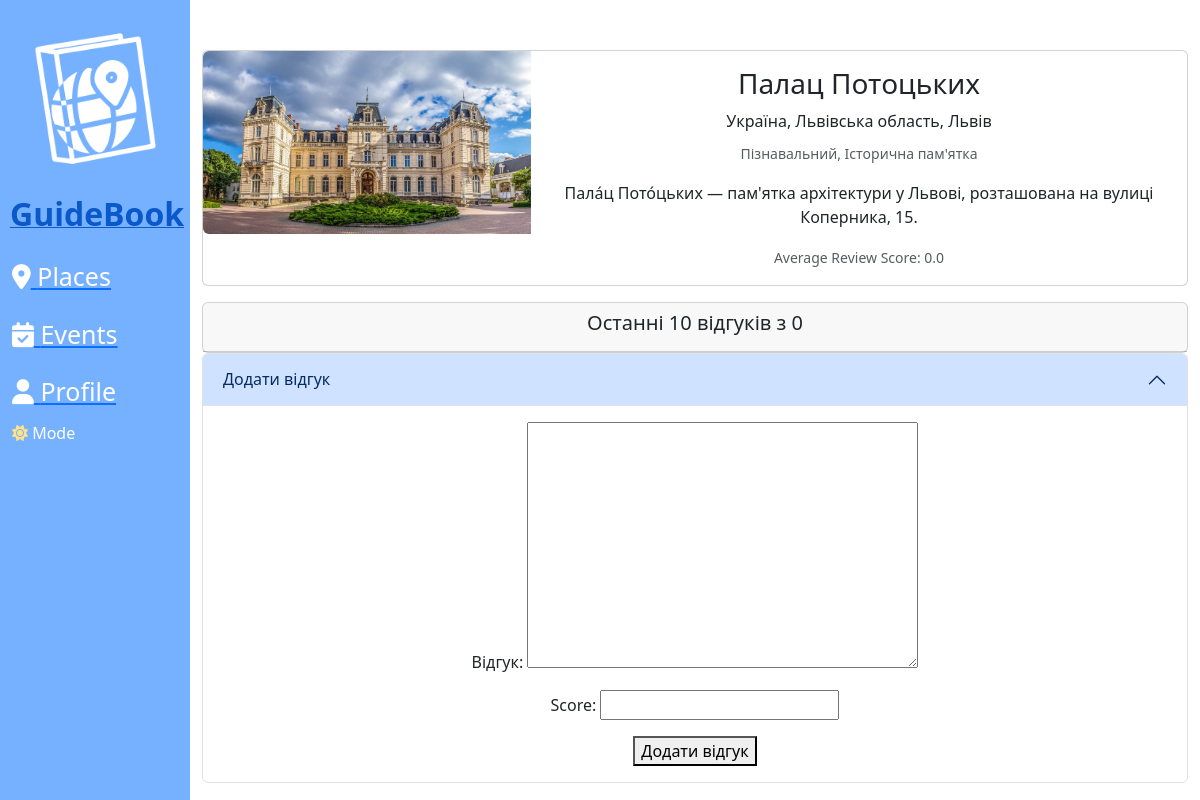
The page /places/4/ (signed in) on the database its author committed.
### main/models.py (models this page shows, shortened)
class Place(models.Model):
    name = models.CharField('Назва', max_length=255)
    kind = models.CharField('Вид', max_length=255)
    type = models.CharField('Тип', max_length=255)
    average_review_score = models.FloatField('Середня оцінка відгуків', default=0)
    description = models.TextField('Опис')
    country = models.CharField('Країна', max_length=255, default='Україна')
    region = models.CharField('Регіон, область', max_length=255, default='Львівська область')
    city = models.CharField('Місто, населений пункт', max_length=255, default='Львів')
    latitude = models.FloatField('Широта', default=0)
    longitude = models.FloatField('Довгота', default=0)
    total_reviews = models.IntegerField('Кількість відгуків', default=0)
    total_score = models.IntegerField('Загальна оцінка', default=0)
    image = models.ImageField(upload_to='images/place/', default='default.jpg')

### main/views.py (the view)
# urls.py: path('places/<int:place_id>/', views.place_detail, name='place-detail'),
def place_detail(request, place_id):
    place = Place.objects.get(id=place_id)
    form = ReviewForm(request.POST or None)
    latest_reviews = Review.objects.filter(place=place).order_by('-id')[:10]
    if request.method == 'POST' and form.is_valid():
        review = form.save(commit=False)
        review.place = place
        review.user = request.user  # Зберігаємо авторизованого користувача
        review.save()
        return redirect('place-detail', place_id=place_id)
    return render(request, 'main/place_detail.html', {'place': place, 'latest_reviews': latest_reviews, 'form': form})

### main/forms.py
class ReviewForm(forms.ModelForm):
    class Meta:
        model = Review
        fields = ['review', 'score']

### main/templates/main/place_detail.html (shortened to what this page needs)
{% extends 'main/layout.html' %}
{% block content %}
    <div class="content container-fluid">
        <div class="card mb-3" style="max-width: 100%;">
            <div class="row g-0">
                <div class="col-md-4">
                    <img src="{{ place.image.url }}" class="img-fluid rounded-start" alt="{{ place.name }} Image">
                </div>
                <div class="col-md-8">
                    <div class="card-body">
                        <h3 class="card-title">{{ place.name }}</h3>
                        <p style="font-weight: lighter;" class="card-title">{{ place.country }}, {{ place.region }}, {{ place.city }}</p>
                        <p class="card-text"><small class="text-body-secondary">{{place.kind}}, {{ place.type }}</small></p>
                        <p class="card-text">{{ place.description }}</p>
                        <p class="card-text"><small class="text-body-secondary">Average Review Score: {{ place.average_review_score }}</small></p>
                    </div>
                </div>
            </div>
        </div>
        <div class="card" style="max-width: 100%;">
            <div class="card-header">
                <h5>Останні 10 відгуків з {{place.total_reviews}}</h5>
            </div>
        </div>
        {% if user.is_authenticated %}
        <div class="accordion" id="accordionExample">
            <div class="accordion-item">
                <h2 class="accordion-header">
                <button class="accordion-button" type="button" data-bs-toggle="collapse" data-bs-target="#collapseOne" aria-expanded="true" aria-controls="collapseOne">
                    Додати відгук
                </button>
                </h2>
                <div id="collapseOne" class="accordion-collapse collapse show" data-bs-parent="#accordionExample">
                    <div class="accordion-body">
                        <form method="post" enctype="multipart/form-data">
                            {{ form.as_p }}
                            <button type="submit">Додати відгук</button>
                        </form>
                    </div>
                </div>
            </div>
        </div>
        {% endif %}
    </div>
{% endblock %}

### main/static/main/css/main.css (style rules this page uses)
body { transition: background-color 0.5s ease; background: rgb(255, 255, 255); }
body .content { margin-top: 50px; text-align: center; width: calc(100% - 190px); float: left; margin-left: 190px; }
body .card { height: 100%; width: 100%; }

### rows shown on the page
Place: image (picture), name "Палац Потоцьких", country "Україна", region "Львівська область", city "Львів", kind "Пізнавальний", type "Історична пам'ятка", description "Пала́ц Пото́цьких — пам'ятка архітектури у Львові, розташована на вулиці Коперника, 15.", average_review_score "0.0", total_reviews "0"
